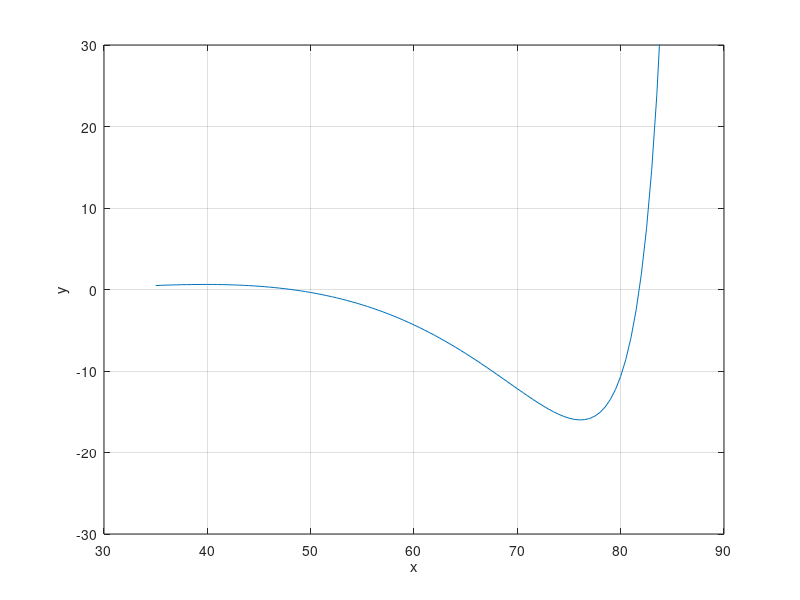

Here is the MATLAB script that generated this plot:
%% 
clc;clear all;format long e;
n=5;    t=35;

F=@(x)(tand(x).*tand(x-t)+tand(x).^2-2.*n^2.*sind(x).^2.*tand(x-t).^2);
x=[35:0.5:90];
for jj=1:length(x);
    y(jj)=F(x(jj));
end

plot(x,y);  grid on;
ylim([-30 30])

%% 

clc;clear all; format long e;
n=5; t=35;
F=@(x)(tand(x).*tand(x-t)+tand(x).^2-2.*n^2.*sind(x).^2.*tand(x-t).^2);
x=[t:0.5:90];
plot(x,F(x));
grid on;
ylim([-30 30]);
xlabel('x'); ylabel('y');
options=optimset('display','iter','tolX',1e-10); 
[xc1]=fzero(F,[t 60],options)
[xc2]=fzero(F,[60 85],options)
